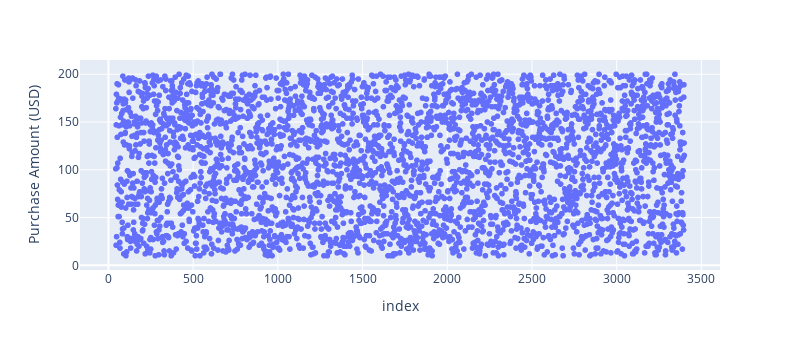

Source (notebook cell):
### Code cell
# Recorte de Outliers
q1, q3 = np.percentile(data['Purchase Amount (USD)'], [25, 75])
IQR = q3 - q1
lim_sup = q3 + 1.5*IQR
lim_inf = q1 - 1.5*IQR
data = data[(data['Purchase Amount (USD)'] <= lim_sup) & (data['Purchase Amount (USD)'] >= lim_inf)]
fig = px.scatter(data, y='Purchase Amount (USD)', width=800, height=350)
fig.write_image('Purchase Amount (USD).png')
fig.show()

### Figure 1 — Plotly figure (JSON) as saved in the notebook; plotly's stock layout.template omitted (floating-point values rounded to 4 significant figures; data arrays with more than 128 entries replaced by an {"elided": "..."} marker saying what was removed)
{"data": [{"hovertemplate": "index=%{x}<br>Purchase Amount (USD)=%{y}<extra></extra>", "legendgroup": "", "marker": {"color": "#636efa", "symbol": "circle"}, "mode": "markers", "name": "", "showlegend": false, "type": "scattergl", "x": {"elided": "3345 int values"}, "xaxis": "x", "y": {"elided": "3345 int values"}, "yaxis": "y"}], "layout": {"height": 350, "legend": {"tracegroupgap": 0}, "margin": {"t": 60}, "width": 800, "xaxis": {"anchor": "y", "autorange": true, "domain": [0, 1], "range": [-168.0, 3610.0], "title": {"text": "index"}, "type": "linear"}, "yaxis": {"anchor": "x", "autorange": true, "domain": [0, 1], "range": [-4.917, 214.9], "title": {"text": "Purchase Amount (USD)"}, "type": "linear"}}}
